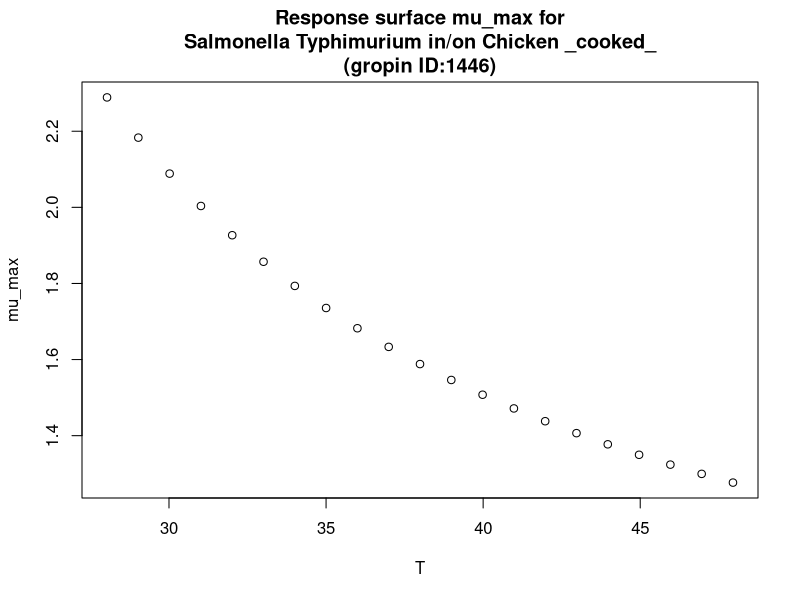

Recreate this plot in R.
#############################
# start of Parameter script
#############################
T <- seq(28.028,47.952047952048,length.out=21)
#############################
# end of Parameter script
#############################
############################# 
# start of Model script Gropin ID 1446 
#############################
 
# constant coefficients for this model
 
variables <- data.frame(T)
argumentsPar <- expand.grid(variables)
 
# heart of the model
response_surface <- function(T) {
   mumax <-exp(-0.6199+(42.64/(T))-(57.63/(T)^2))

return(mumax=mumax)
} 

# output parameters
mumax <- cbind(argumentsPar,response_surface(argumentsPar['T']))
colnames(mumax) <- c(colnames(argumentsPar),'mumax')
#############################
# End of Model script
#############################
############################# 
# start of Visualisation script Gropin ID 1446 
#############################
plot(T,mumax$mumax,
                          xlab='T',
                          ylab='mu_max',main='Response surface mu_max for
Salmonella Typhimurium in/on Chicken _cooked_
(gropin ID:1446)')
#############################
# End of Visualisation script
#############################
